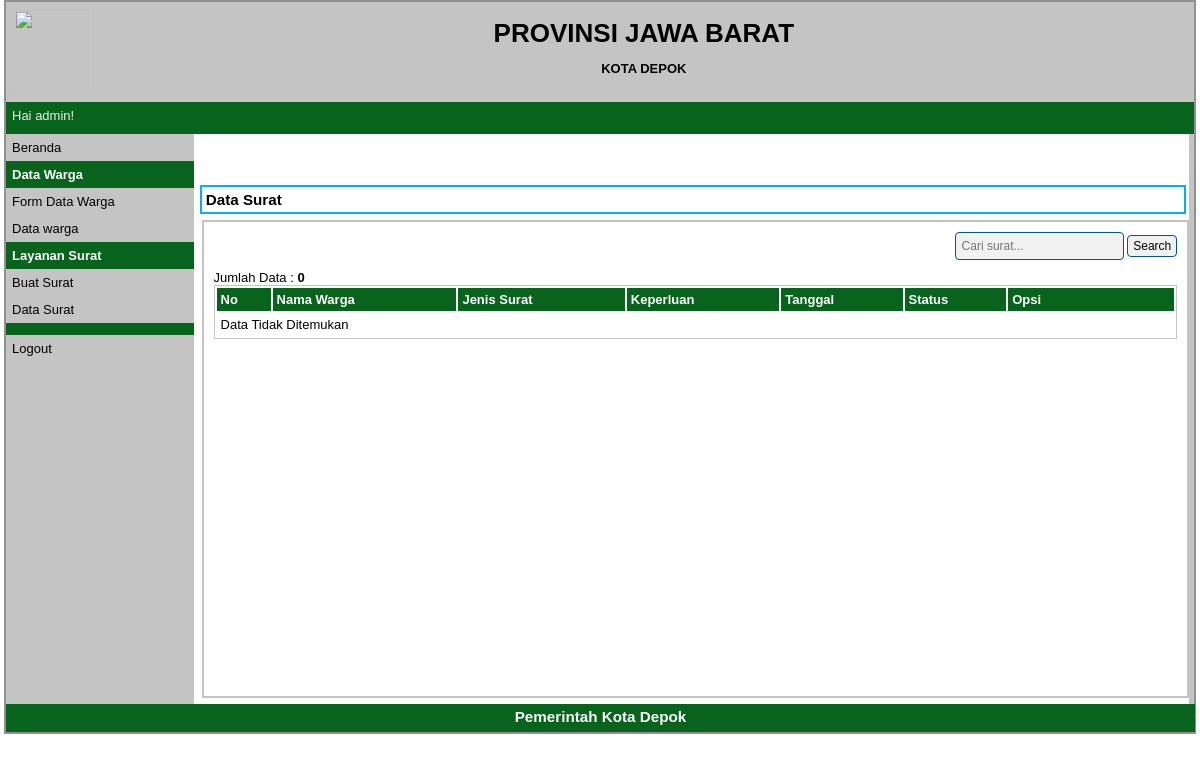
The app's page /index.php?p=surat (signed in), older data.
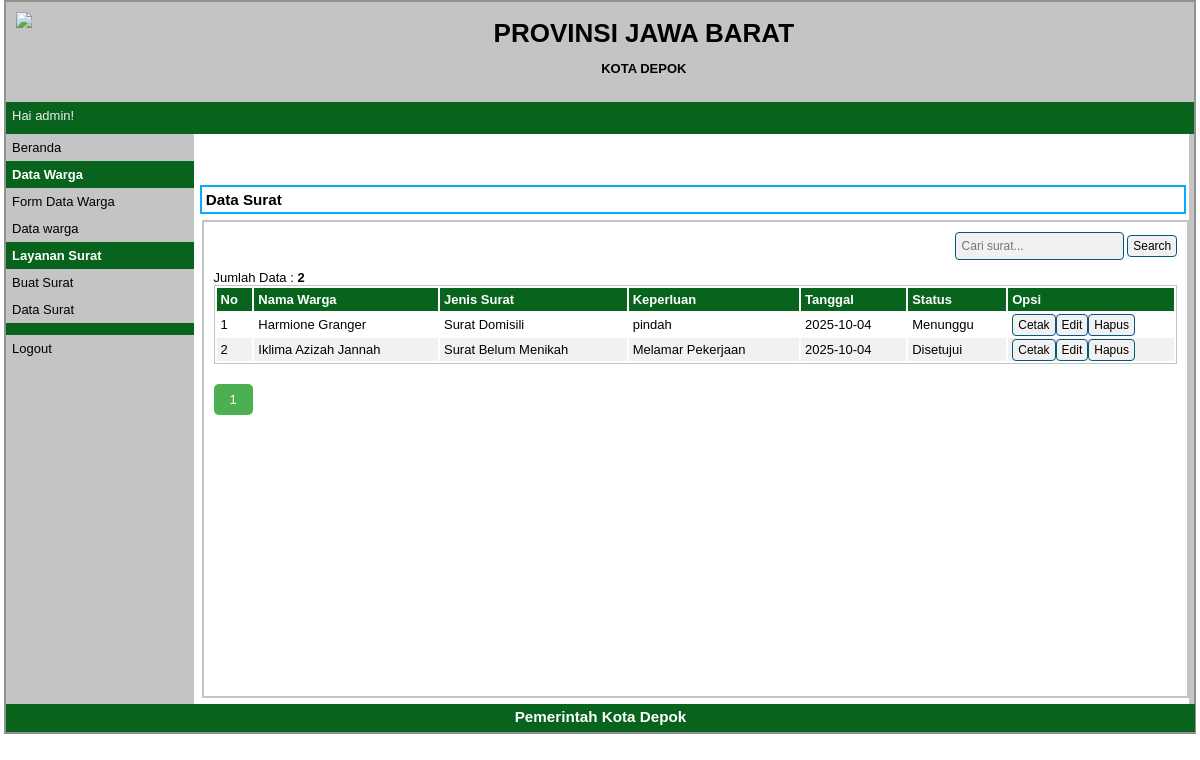
The same page, newer data.
### tables this page shows
CREATE TABLE `surat` (
  `id_surat` int(11) NOT NULL,
  `idwarga` varchar(20) NOT NULL,
  `jenis_surat` varchar(50) NOT NULL,
  `tanggal` date DEFAULT curdate(),
  `keperluan` text DEFAULT NULL,
  `status` varchar(20) DEFAULT 'Menunggu'
);

CREATE TABLE `datawarga` (
  `idwarga` varchar(20) NOT NULL,
  `nama` varchar(30) NOT NULL,
  `tanggal` date DEFAULT NULL,
  `jeniskelamin` varchar(10) NOT NULL,
  `alamat` varchar(40) NOT NULL,
  `agama` varchar(20) DEFAULT NULL,
  `statu` varchar(20) DEFAULT NULL,
  `kerja` varchar(50) DEFAULT NULL,
  `warganegara` varchar(10) DEFAULT NULL,
  `foto` varchar(100) NOT NULL
);

### pages/surat.php (the view)
<div id="label-page"><h3>Data Surat</h3></div>
<div id="content">
  <form class="form-inline" method="POST" style="text-align:right; margin-bottom:10px;">
    <input type="text" name="pencarian" placeholder="Cari surat..." class="tombol" style="padding:6px;">
    <input type="submit" name="search" value="Search" class="tombol">
  </form>
  <table id="tabel-tampil">
    <tr>
      <th>No</th>
      <th>Nama Warga</th>
      <th>Jenis Surat</th>
      <th>Keperluan</th>
      <th>Tanggal</th>
      <th>Status</th>
      <th id="label-opsi">Opsi</th>
    </tr>
    <?php
    include 'koneksi.php';
    $no = 1;
    $batas = 5;
    $hal = isset($_GET['hal']) ? $_GET['hal'] : 1;
    $posisi = ($hal - 1) * $batas;
    if ($_SERVER['REQUEST_METHOD'] == "POST") {
      $pencarian = trim(mysqli_real_escape_string($db, $_POST['pencarian']));
      if ($pencarian != "") {
        $query = "SELECT s.*, w.nama
                  FROM surat s
                  JOIN datawarga w ON s.idwarga = w.idwarga
                  WHERE w.nama LIKE '%$pencarian%'
                     OR s.jenis_surat LIKE '%$pencarian%'
                     OR s.keperluan LIKE '%$pencarian%'
                  ORDER BY s.id_surat DESC";
        $queryJml = $query;
      } else {
        $query = "SELECT s.*, w.nama FROM surat s
                  JOIN datawarga w ON s.idwarga = w.idwarga
                  ORDER BY s.id_surat DESC LIMIT $posisi, $batas";
        $queryJml = "SELECT * FROM surat";
      }
    } else {
      $query = "SELECT s.*, w.nama FROM surat s
                JOIN datawarga w ON s.idwarga = w.idwarga
                ORDER BY s.id_surat DESC LIMIT $posisi, $batas";
      $queryJml = "SELECT * FROM surat";
    }
    $jml = mysqli_num_rows(mysqli_query($db, $queryJml));
    echo "<div style='float:left;'>Jumlah Data : <b>$jml</b></div>";
    $q = mysqli_query($db, $query);
    if (mysqli_num_rows($q) > 0) {
      while ($r = mysqli_fetch_array($q)) {
    ?>
    <tr>
      <td><?= $no++; ?></td>
      <td><?= $r['nama']; ?></td>
      <td><?= $r['jenis_surat']; ?></td>
      <td><?= $r['keperluan']; ?></td>
      <td><?= $r['tanggal']; ?></td>
      <td><?= $r['status']; ?></td>
      <td>
        <div class="tombol-opsi-container">
          <a href="pages/cetak-surat.php?id=<?= $r['id_surat']; ?>" target="_blank" class="tombol">Cetak</a>
        </div>
        <div class="tombol-opsi-container">
          <a href="index.php?p=surat-edit&id=<?= $r['id_surat']; ?>" class="tombol">Edit</a>
        </div>
        <div class="tombol-opsi-container">
          <a href="proses/surat-hapus.php?id=<?= $r['id_surat']; ?>"
             onclick="return confirm('Apakah Anda yakin ingin menghapus surat ini?')"
             class="tombol">Hapus</a>
        </div>
      </td>
    </tr>
    <?php
      }
    } else {
      echo "<tr><td colspan='7'>Data Tidak Ditemukan</td></tr>";
    }
    ?>
  </table>
  <div class="pagination" style="margin-top:20px; margin-bottom:40px;">
    <?php
    $jml_hal = ceil($jml / $batas);
    for ($i = 1; $i <= $jml_hal; $i++) {
      if ($i != $hal) {
        echo "<a href=\"?p=surat&hal=$i\">$i</a>";
      } else {
        echo "<a class=\"active\">$i</a>";
      }
    }
    ?>
  </div>
</div>

### index.php (shortened to what this page needs)
<?php
if(isset($_SESSION['sesi'])){
?>
<!doctype html>
<html>
<head>
	<link rel="stylesheet" type="text/css" href="style.css">
</head>
<body >
	<div id="container">
		<div id="header">
			<div id="lambang-depok-container">
				<image id="lambang-depok" src="images/Lambang_Kota_Depok.png" border=0 style="border:0; text-decoration:none; outline:none">
			</div>
			<div id="nama-alamat-kelurahan-container">
				<div class="nama-alamat-kelurahan">
					<h1> PROVINSI JAWA BARAT </h1>
				</div>
				<div class="nama-alamat-kelurahan">
					<h4>KOTA DEPOK</h4>
				</div>
			</div>
		</div>
		<div id="header2">
			<div id="nama-user">Hai <?php echo $_SESSION['sesi']; ?>!</div>
		</div>
		<div id="sidebar">
			<a href="index.php?p=beranda">Beranda</a>
			<p class="label-navigasi">Data Warga</p>
			<ul>
				<li><a href="index.php?p=form-input">Form Data Warga</a></li>
				<li><a href="index.php?p=warga">Data warga</a></li>
			</ul>
			<p class="label-navigasi">Layanan Surat</p>
			<ul>
  				<li><a href="index.php?p=form-surat">Buat Surat</a></li>
  				<li><a href="index.php?p=surat">Data Surat</a></li>
			</ul>
			<p class="label-navigasi"></p>
			<a href="logout.php">Logout</a>
		</div>
		<div id="content-container">
			    <div class="container">
		<div class="row"><br/><br/><br/>
		</div>
    </div>
		<?php
			$pages_dir='pages';
			if(!empty($_GET['p'])){
				$pages=scandir($pages_dir,0);
				unset($pages[0],$pages[1]);
				$p=$_GET['p'];
				if(in_array($p.'.php',$pages)){
					include($pages_dir.'/'.$p.'.php');
				}else{
					echo'Halaman Tidak Ditemukan';
				}
			}else{
				include($pages_dir.'/beranda.php');
			}
		?>
		</div>
		<div id="footer"><h3>Pemerintah Kota Depok </h3></div>
	</div>
</body>
</html>
<?php
}
else {
	echo "<script>
		alert('Anda Harus Login Dahulu!');
	</script>";
	header('location:login.php');
}
?>

### style.css (style rules this page uses)
* { margin:0px; padding:0px }
body { font-family:sans-serif; font-size:13px; color:black; }
.pagination { display: inline-block; }
.pagination a { color: black; float: left; padding: 8px 16px; text-decoration: none; }
.pagination a.active { background-color: #4CAF50; color: white; border-radius: 5px; }
#container { width:99%; margin:0px auto; border:2px solid #919191; background-color:#C4C4C4; }
#header { width:100%; height:100px; background-color:#C4C4C4; }
#lambang-depok-container { float:left; width:6%; height:80%; padding:8px; }
#lambang-depok { width:80px; height:80px; border:2px solid #FFFFFF; }
#nama-alamat-kelurahan-container { float:left; width:90%; padding:10px; }
.nama-alamat-kelurahan { float:left; width:100%; padding:6px; text-align:center; }
#header2 { width:100%; height:32px; background-color:#08631d; color:#FFFFFF; }
#nama-user { float:left; color:#EEEEEE; padding:6px; }
#sidebar { float:left; width:15.8%; }
#sidebar ul { list-style:none; }
#sidebar a:link, #sidebar a:visited { color:black; text-decoration:none; display:block; padding:6px; }
.label-navigasi { background-color:#08631d; padding:6px; color:white; font-weight:bold; }
#content-container { float:left; width:83.8%; background-color :#FFFFFF ; }
#footer { width:99.4%; height:20px; clear:both; text-align:center; padding:4px; background-color:#08631d; color :#FFFFFF ; }
#label-page { margin-top:6px; margin-bottom:6px; margin-left:6px; border:2px solid #05acfa; padding:4px; width:97.9%; }
#content { float:right; width:96.8%; min-height:454px; border :2px solid #C4C4C4; padding:10px; margin-bottom:6px; }
.tombol { border-radius:4px; font-size:12px; text-decoration:none; background-color:#F1F1F1; padding-top:3px; padding-bottom:3px; padding-left:5px; padding-right:5px; border:1px solid #01597E; color:black; }
#tabel-tampil { border:1px solid #C4C4C4; width:100%; }
#tabel-tampil tr:nth-child(odd) { background-color:#F1F1F1; }
#tabel-tampil tr th { background-color:#08631d; color:#FFFFFF; padding:4px; text-align:left; }
#tabel-tampil td { padding:4px; }
#label-opsi { width:158px; font-weight:bold; }
.tombol-opsi-container { float:left; }

Row changes from the older to the newer data that the page shows:
added surat: idwarga.nama "Harmione Granger", jenis_surat "Surat Domisili", keperluan "pindah", tanggal "2025-10-04", status "Menunggu"
added surat: idwarga.nama "Iklima Azizah Jannah", jenis_surat "Surat Belum Menikah", keperluan "Melamar Pekerjaan", tanggal "2025-10-04", status "Disetujui"
Text that changed along with them:
$jml: "0" → "2"
new list line: "1"
text no longer shown: "Data Tidak Ditemukan"
